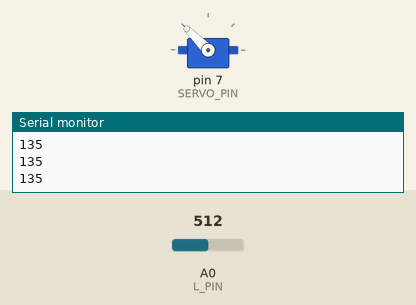
The sketch below on a simulated Arduino Uno, built with avr-gcc and run on an emulated ATmega328P. On the bench: servo, the last lines printed to the serial monitor. The inputs (shaded band) are chosen by the test bench; at power-on: A0 (L_PIN) = 512.

Above: at 1.2 s.
1.3 s: A0 (L_PIN) set to 716
At 2.5 s:
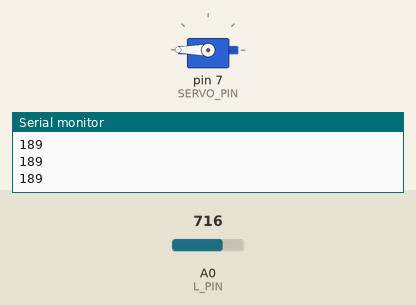
2.8 s: A0 (L_PIN) set to 306
At 4.0 s:
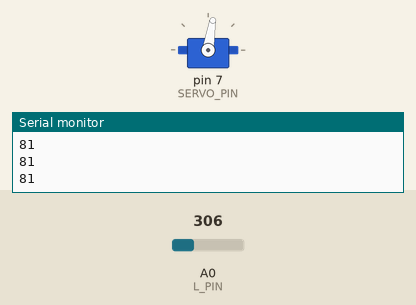
4.3 s: A0 (L_PIN) set to 122
At 4.8 s:
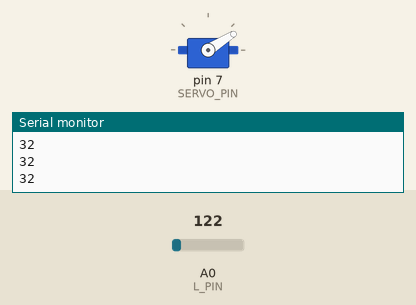
5.8 s: A0 (L_PIN) set to 0
At 6.2 s:
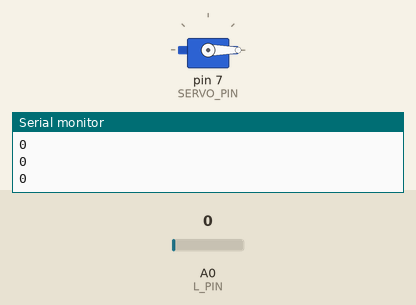
7.3 s: A0 (L_PIN) set to 511
At 8.5 s:
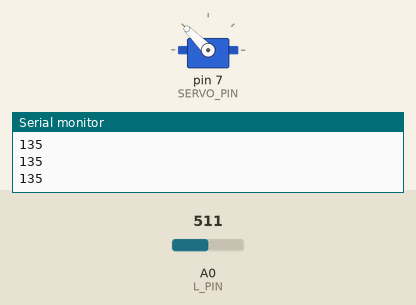
8.8 s: A0 (L_PIN) set to 900
At 9.4 s:
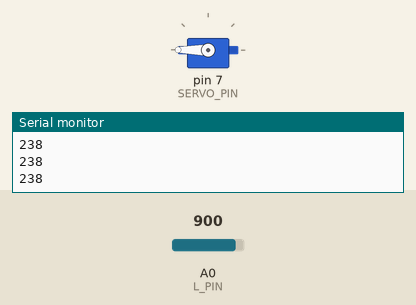
Timing chart, 0 to 11.3 s (numbered marks = the images above; inputs shaded):
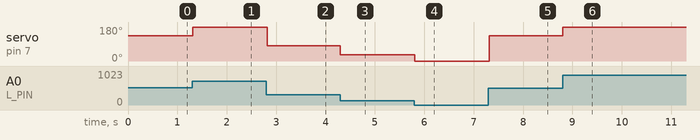

Measured:
- after the input at 1.3 s, servo on pin 7 (SERVO_PIN): 135° → 180° at once
- after the input at 2.8 s, servo on pin 7 (SERVO_PIN): 180° → 81° at once
- after the input at 4.3 s, servo on pin 7 (SERVO_PIN): 81° → 32° at once
- after the input at 5.8 s, servo on pin 7 (SERVO_PIN): 32° → 0° at once
- after the input at 7.3 s, servo on pin 7 (SERVO_PIN): 0° → 135° at once
- after the input at 8.8 s, servo on pin 7 (SERVO_PIN): 135° → 180° at once

The sketch:

P2_Light_Indicator.ino
```cpp
// Starter code : No specific equation no calculation ...

#include <Servo.h>

#define L_PIN A0
#define SERVO_PIN 7

Servo my_servo;

void setup(){
    Serial.begin(9600);
    pinMode(L_PIN, INPUT);
    my_servo.attach(SERVO_PIN);

}

void loop(){
    // Serial.print("Light intensity : ");
    int val = analogRead(L_PIN);
    val = map(val, 0, 680, 0, 180);

    my_servo.write(val);
    delay(20);
    Serial.println(val);
}
```
